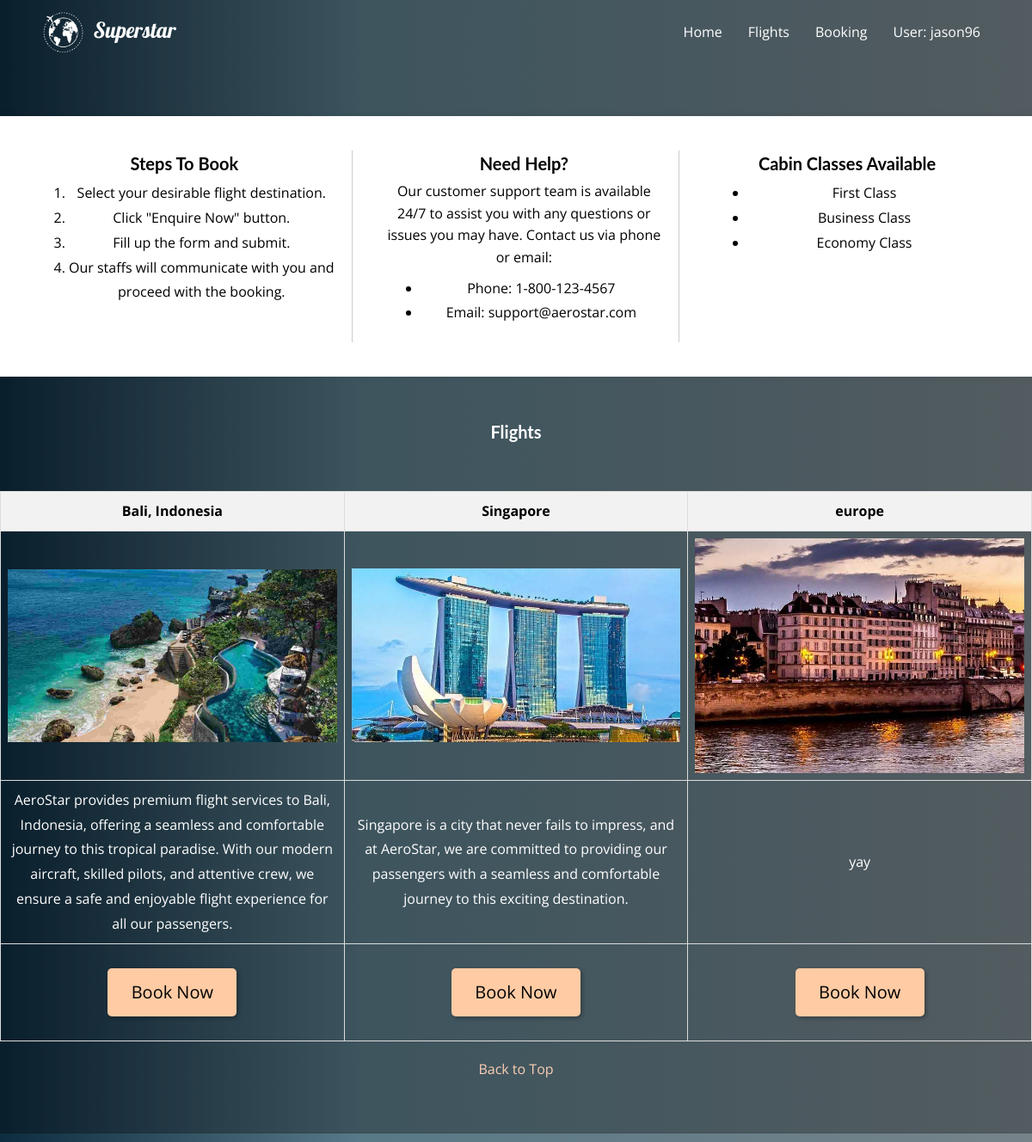
The app's page /Superstar/product.php (signed in) with its own data.
### tables this page shows
CREATE TABLE `members` (
  `id` int(11) NOT NULL,
  `username` varchar(255) NOT NULL,
  `password` varchar(255) NOT NULL,
  `full_name` varchar(255) NOT NULL,
  `dob` date NOT NULL,
  `email` varchar(255) NOT NULL,
  `phone` varchar(20) NOT NULL,
  `passport_number` varchar(20) DEFAULT NULL,
  `passport_expiry` varchar(10) NOT NULL
);

CREATE TABLE `destination` (
  `destination_id` int(10) NOT NULL,
  `destinationname` varchar(25) DEFAULT NULL,
  `destinationimg` varchar(60) DEFAULT NULL,
  `destinationdesc` text,
  `destinationprice` int(11) DEFAULT NULL
);

### Superstar/product.php (the view, shortened to what this page needs)
<!DOCTYPE html>
<html lang="en">
<head>
  <link rel="stylesheet" href="https://stackpath.bootstrapcdn.com/font-awesome/4.7.0/css/font-awesome.min.css">
</head>
<body>
  <?php
  require_once('settings.php');
  if (isset($_SESSION['member_id'])) {
    $userId = $_SESSION['member_id'];
  } else {
    header("Location: index.php");
    exit();
  }
  $conn = @mysqli_connect($host, $user, $pwd, $sql_db);
  $queryUser = mysqli_query($conn, "SELECT username FROM members WHERE id = $userId");
  $userData = mysqli_fetch_assoc($queryUser);
  $username = $userData['username'];
  include 'includes/memberHeader.inc';
  ?>
  <br><br><br><br>
  <div class="first_container">
    <div class="three-column-table">
      <div class="table-row">
        <div class="table-column">
          <section>
            <h2>Steps To Book</h2>
            <ol>
              <li>Select your desirable flight destination.</li>
              <li>Click "Enquire Now" button.</li>
              <li>Fill up the form and submit.</li>
              <li>Our staffs will communicate with you and <br> proceed with the booking.</li>
            </ol>
          </section>
        </div>
        <div class="table-column">
          <section>
            <h2>Need Help?</h2>
            <p>Our customer support team is available 24/7 to assist you with any questions or issues you may have. Contact us via phone or email:</p>
            <ul>
              <li>Phone: 1-800-123-4567</li>
              <li>Email: support@aerostar.com</li>
            </ul>
          </section>
        </div>
        <div class="table-column">
          <section>
            <h2>Cabin Classes Available</h2>
            <ul>
              <li>First Class</li>
              <li>Business Class</li>
              <li>Economy Class</li>
            </ul>
          </section>
        </div>
      </div>
    </div>
  </div>
  <br>
  <section>
    <center>
      <h2 class="white-text"> Flights</h2>
    </center>
    <br>
    <?php
    $query1 = mysqli_query($conn, "SELECT * FROM destination ORDER BY RAND() LIMIT 3");
    $row1 = mysqli_fetch_array($query1);
    $row2 = mysqli_fetch_array($query1);
    $row3 = mysqli_fetch_array($query1);
    ?>
    <table>
      <tr>
        <th><?php echo $row1['destinationname']; ?></th>
        <th><?php echo $row2['destinationname']; ?></th>
        <th><?php echo $row3['destinationname']; ?></th>
      </tr>
      <tr>
        <td>
          <img class="destinations" src="img/<?php echo $row1['destinationimg']; ?>">
        </td>
        <td>
          <img class="destinations" src="img/<?php echo $row2['destinationimg']; ?>">
        </td>
        <td>
          <img class="destinations" src="img/<?php echo $row3['destinationimg']; ?>">
        </td>
      </tr>
      <tr>
        <td>
          <?php echo $row1['destinationdesc']; ?>
        </td>
        <td>
          <?php echo $row2['destinationdesc']; ?>
        </td>
        <td>
          <?php echo $row3['destinationdesc']; ?>
        </td>
      </tr>
      <tr>
        <td>
          <a href="enquire.php" class="enquire-now">Book Now</a>
        </td>
        <td>
          <a href="enquire.php" class="enquire-now">Book Now</a>
        </td>
        <td>
          <a href="enquire.php" class="enquire-now">Book Now</a>
        </td>
      </tr>
    </table>
  </section>
  <p style="text-align:center">
    <a href="#top" class="back-to-top">Back to Top</a><br><br><br>
  </p>
  <hr>
</body>
</html>

### Superstar/includes/memberHeader.inc (shortened to what this page needs)
<!DOCTYPE html>
<html lang="en">
<head>
    <link href="https://cdn.jsdelivr.net/npm/bootstrap@4.0.0/dist/css/bootstrap.min.css" rel="stylesheet">
    <link rel="stylesheet" href="css/style.css">
</head>
<body>
    <header>
        <nav class="navbar navbar-expand-md navbar-dark">
            <div class="container">
                <a href="#" class="navbar-brand">
                <img src="./images/logo.png" style="width: 8%; height: 8%;" alt="Logo">
                Superstar</a>
                <div id="main-nav" class="collapse navbar-collapse">
                    <ul class="navbar-nav ml-auto">
                <li><a href="memberPage.php" class="nav-item nav-link">Home</a></li>
                <li><a href="product.php" class="nav-item nav-link">Flights</a></li>
                <li class="dropdown">
                <a href="#" class="nav-item nav-link" data-toggle="dropdown">Booking</a>
                </li>
                        <li class="dropdown">
                            <a href="#" class="nav-item nav-link" data-toggle="dropdown"><?php echo 'User: '.htmlspecialchars($username);?> </a>
                        </li>
                    </ul>
                </div>
            </div>
        </nav>
    </header>
</body>
</html>

### Superstar/product.php (style rules this page uses)
body { font-family: 'Open Sans', sans-serif; }
.first_container { max-width: 1200px; margin: 20px auto; padding: 20px; background-color: white; box-shadow: 0 0 10px rgba(0, 0, 0, 0.1); text-align: center; }
.three-column-table { display: table; width: 100%; border-spacing: 20px; border-collapse: separate; }
.table-row { display: table-row; }
.table-column { display: table-cell; vertical-align: top; width: 33.33%; position: relative; padding-right: 20px; color: #000000; }
.table-column:not(:last-child) { border-right: 1px solid #ccc; }
section { margin-bottom: 20px; text-align: center; }
section h2 { font-weight: bold; }
table { width: 100%; border-collapse: collapse; margin-top: 20px; }
th { color: #000000; }
td { color: #fff; }
th, td { border: 1px solid #ddd; padding: 8px; width: 33%; }
th { background-color: #f2f2f2; }
.destinations { width: 100%; height: auto; }
.white-text { color: white; }
.enquire-now { display: block; width: 150px; margin: 20px auto; padding: 10px 20px; text-align: center; text-decoration: none; color: #000000; background-color: #FFCBA4; border-radius: 5px; box-shadow: 2px 2px 5px rgba(0, 0, 0, 0.3); font-size: 20px; transition: background-color 0.2s ease-in-out; }

### Superstar/includes/memberHeader.inc (style rules this page uses)
html { font-size: 62.5%; }
body { font-family: 'Open Sans', sans-serif; font-size: 1.6rem; font-weight: 400; background: linear-gradient(90deg, rgba(14,44,63,1) 0%, rgba(88,121,135,1) 35%, rgba(118,131,137,1) 100%); }
p { margin-bottom: 0.5em; font-size: 1.6rem; line-height: 1.6; }
.navbar { position: absolute; left: 0; top: 0; padding: 0; width: 100%; transition: background 0.6s ease-in; z-index: 99999; }
.navbar .navbar-brand { font-family: 'Lobster', cursive; font-size: 2.5rem; }
.navbar-dark .navbar-nav .nav-link { position: relative; color: #fff; font-size: 1.6rem; }
@media screen and (min-width: 767px) { .navbar-dark .navbar-nav .nav-link { padding: 23px 15px; } }
@media screen and (min-width: 767px) { .navbar-dark .navbar-nav .nav-link::after { content: ''; position: absolute; bottom: 15px; left: 30%; right: 30%; height: 1px; background-color: #fff; -webkit-transform: scaleX(0); -ms-transform: scaleX(0); transform: scaleX(0); transition: transform 0.1s ease-in; } }
li { white-space: nowrap; }

### records on screen
members: username "jason96"
destination: destinationname "Bali, Indonesia", destinationimg (picture), destinationdesc "AeroStar provides premium flight services to Bali, Indonesia, offering a seamless and comfortable journey to this tropical paradise. With our modern aircraft, skilled pilots, and attentive crew, we ensure a safe and enjoyable flight experience for all our passengers."
destination: destinationname "Singapore", destinationimg (picture), destinationdesc "Singapore is a city that never fails to impress, and at AeroStar, we are committed to providing our passengers with a seamless and comfortable journey to this exciting destination."
destination: destinationname "europe", destinationimg (picture), destinationdesc "yay"
